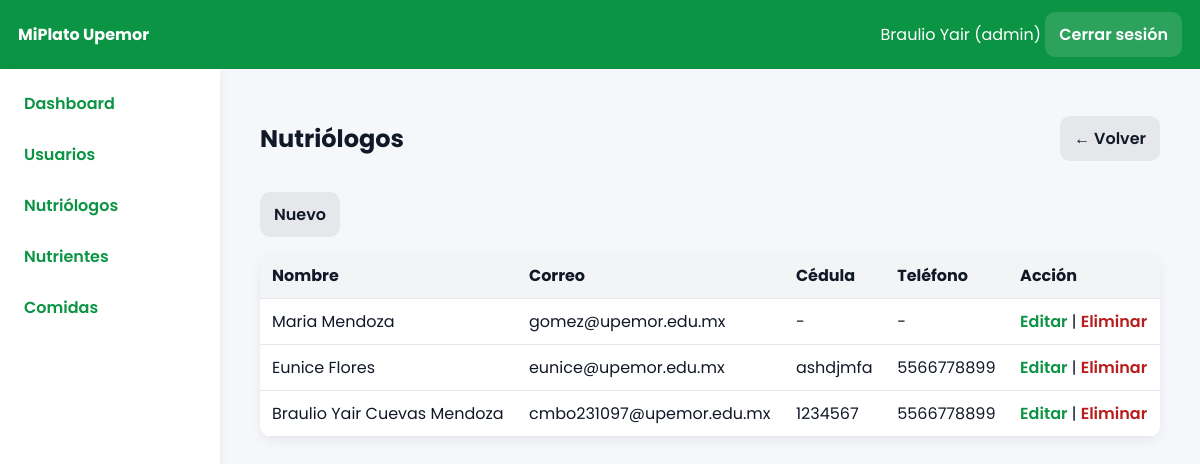
Screenshot of /index.php?controller=admin&action=nutriologos (signed in) with the database file from the repository.
### tables this page shows
CREATE TABLE `usuarios` (
  `id` int(11) NOT NULL AUTO_INCREMENT,
  `nombre` varchar(100) NOT NULL,
  `apellidos` varchar(120) DEFAULT NULL,
  `correo` varchar(120) NOT NULL,
  `password` varchar(255) NOT NULL,
  `rol` enum('admin','nutriologo','estudiante') NOT NULL DEFAULT 'estudiante',
  `creado_en` timestamp NOT NULL DEFAULT current_timestamp(),
  PRIMARY KEY (`id`),
  UNIQUE KEY `correo` (`correo`)
);

CREATE TABLE `nutriologos_detalle` (
  `id` int(11) NOT NULL AUTO_INCREMENT,
  `usuario_id` int(11) NOT NULL,
  `cedula` varchar(50) DEFAULT NULL,
  `telefono` varchar(30) DEFAULT NULL,
  `completed` tinyint(1) DEFAULT 0,
  PRIMARY KEY (`id`),
  KEY `usuario_id` (`usuario_id`),
  CONSTRAINT `nutriologos_detalle_ibfk_1` FOREIGN KEY (`usuario_id`) REFERENCES `usuarios` (`id`) ON DELETE CASCADE
);

### app/core/Controller.php (called while the page is built, shortened)
<?php
class Controller{
protected function view($file,$data=[]){$view=$file;extract($data);include __DIR__.'/../views/layout.php';}
protected function partial($file,$data=[]){extract($data);include __DIR__.'/../views/'.$file.'.php';}
}

### app/controllers/AdminController.php (called while the page is built, shortened)
<?php
class AdminController extends Controller{
public function nutriologos(){
    require_once __DIR__.'/../models/NutriologoDetalle.php';
    $ndM = new NutriologoDetalle();
    $list = $ndM->allWithUsers();
    $this->view('admin/nutriologos/index', compact('list'));
}
}

### app/core/Router.php (called while the page is built)
<?php
class Router{public static function dispatch(){$c=$_GET['controller']??'auth';$a=$_GET['action']??'login';$cn=ucfirst($c).'Controller';$f=__DIR__.'/../controllers/'.$cn.'.php';if(!file_exists($f)){http_response_code(404);echo'Controller not found';exit;}require_once $f; if(!class_exists($cn)){echo'Class not found';exit;} $o=new $cn(); if(!method_exists($o,$a)){echo'Action not found';exit;} $o->$a();}}

### index.php (called while the page is built, shortened)
<?php
require __DIR__.'/app/core/Controller.php';
require __DIR__.'/app/core/Model.php';
require __DIR__.'/app/core/Database.php';
require __DIR__.'/app/core/Router.php';
Router::dispatch();

### app/core/Database.php (called while the page is built)
<?php
class Database{private static $c=null;public static function getConnection(){if(self::$c===null){$dsn='mysql:host='.DB_HOST.';dbname='.DB_NAME.';charset=utf8mb4';self::$c=new PDO($dsn,DB_USER,DB_PASS,[PDO::ATTR_ERRMODE=>PDO::ERRMODE_EXCEPTION,PDO::ATTR_DEFAULT_FETCH_MODE=>PDO::FETCH_ASSOC]);}return self::$c;}}

### app/core/Model.php (called while the page is built)
<?php class Model{protected $db;function __construct(){ $this->db=Database::getConnection();}}

### app/models/NutriologoDetalle.php (called while the page is built, shortened)
<?php
class NutriologoDetalle extends Model{
public function allWithUsers(){ return $this->db->query("SELECT u.id,u.nombre,u.apellidos,u.correo,nd.cedula,nd.telefono FROM usuarios u LEFT JOIN nutriologos_detalle nd ON u.id=nd.usuario_id WHERE u.rol='nutriologo' ORDER BY u.id DESC")->fetchAll(); }
}

### app/views/admin/nutriologos/index.php (the view)
<div class='page-head'><h2>Nutriólogos</h2><a class='btn' href='index.php?controller=admin&action=dashboard'>← Volver</a></div>
<div class='actions'><a class='btn' href='index.php?controller=admin&action=nutriologoForm'>Nuevo</a></div>
<table class='table'><thead><tr><th>Nombre</th><th>Correo</th><th>Cédula</th><th>Teléfono</th><th>Acción</th></tr></thead><tbody>
<?php foreach($list as $u): ?><tr><td><?= htmlspecialchars($u['nombre'].' '.$u['apellidos']) ?></td><td><?= htmlspecialchars($u['correo']) ?></td><td><?= htmlspecialchars($u['cedula'] ?? '-') ?></td><td><?= htmlspecialchars($u['telefono'] ?? '-') ?></td>
<td><a class='link' href='index.php?controller=admin&action=nutriologoForm&id=<?= $u['id'] ?>'>Editar</a> | <a class='link danger' href='index.php?controller=admin&action=nutriologoDelete&id=<?= $u['id'] ?>' onclick="return confirm('¿Seguro que deseas eliminar este nutriólogo?');">Eliminar</a></td></tr><?php endforeach; ?></tbody></table>

### public/css/app.css (style rules this page uses)
* { box-sizing:border-box }
body { font-family:'Poppins',system-ui,Segoe UI,Roboto,Arial,sans-serif;background:#f5f7fa;margin:0;color:#111827 }
.btn { display:inline-block;padding:10px 14px;border-radius:10px;border:0;background:#e5e7eb;text-decoration:none;color:#111827;font-weight:600 }
.actions { margin:16px 0;display:flex;gap:8px;flex-wrap:wrap }
.table { width:100%;border-collapse:collapse;background:#fff;border-radius:12px;overflow:hidden;box-shadow:0 4px 12px rgba(0,0,0,.06) }
.table th,.table td { padding:10px 12px;border-bottom:1px solid #e5e7eb;vertical-align:top }
.table th { background:#f3f4f6;text-align:left }
.link { color:#0b9444;text-decoration:none;font-weight:600 }
.link.danger { color:#b91c1c }
.page-head { display:flex;align-items:center;justify-content:space-between;margin:8px 0 12px }

### rows the page displays
usuarios: nombre+apellidos "Maria Mendoza", correo "gomez@upemor.edu.mx", cedula "-", telefono "-"
nutriologos_detalle: usuario.apellidos "Eunice Flores", usuario.correo "eunice@upemor.edu.mx", cedula "ashdjmfa", telefono "5566778899"
nutriologos_detalle: usuario.apellidos "Braulio Yair Cuevas Mendoza", usuario.correo "cmbo231097@upemor.edu.mx", cedula "1234567", telefono "5566778899"

### other values shown
$_SESSION['user']['nombre'] "Braulio Yair"
$_SESSION['user']['rol'] "admin"
